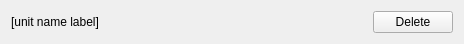
<?xml version="1.0" encoding="UTF-8"?>
<ui version="4.0">
 <class>UnitListItem</class>
 <widget class="QWidget" name="UnitListItem">
  <property name="geometry">
   <rect>
    <x>0</x>
    <y>0</y>
    <width>464</width>
    <height>44</height>
   </rect>
  </property>
  <property name="windowTitle">
   <string>Form</string>
  </property>
  <layout class="QHBoxLayout" name="horizontalLayout_2">
   <item>
    <layout class="QHBoxLayout" name="horizontalLayout">
     <item>
      <widget class="QLabel" name="unitNameLabel">
       <property name="text">
        <string>[unit name label]</string>
       </property>
      </widget>
     </item>
     <item>
      <widget class="QLabel" name="isActiveLabel">
       <property name="text">
        <string/>
       </property>
      </widget>
     </item>
     <item alignment="Qt::AlignmentFlag::AlignRight">
      <widget class="QPushButton" name="deleteUnitPushButton">
       <property name="text">
        <string>Delete</string>
       </property>
      </widget>
     </item>
    </layout>
   </item>
  </layout>
 </widget>
 <resources/>
 <connections/>
</ui>
